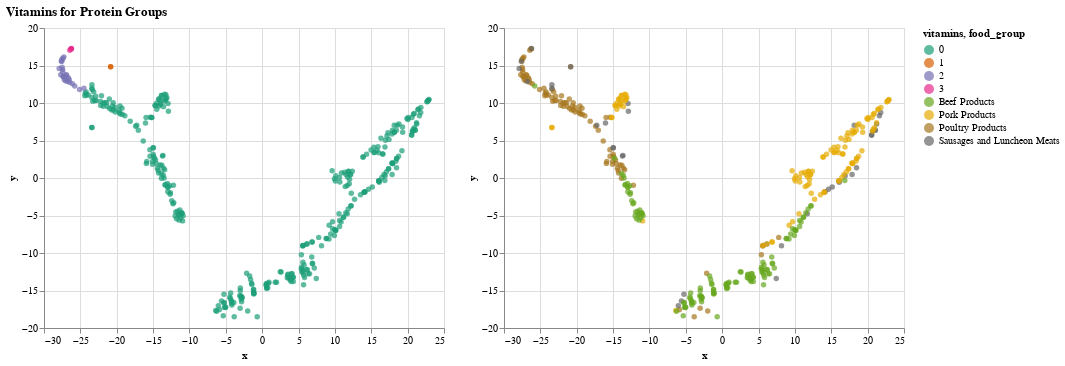

Here is the notebook cell this chart was saved with:
### Code cell
kmeans = KMeans(n_clusters=4)
kmeans.fit(dfvitamins)
labels_vitamins = kmeans.predict(dfvitamins)

result_tsne_vitamins = TSNE(n_components=2, n_iter=600, random_state=0).fit_transform(dfvitamins)

df_vitamins = pd.DataFrame(data=result_tsne_vitamins, columns=['x', 'y'])
df_vitamins['vitamins'] = labels_vitamins

vitaminsChart_TSNE = alt.Chart(df_vitamins).mark_circle().encode(
    x='x:Q',
    y='y:Q',
    color='vitamins:N'
)

df_vitamins['food_group'] = dfProtein['FdGrp_Desc'].values

vitaminsGroup = alt.Chart(df_vitamins).mark_circle().encode(
    x='x:Q', 
    y='y:Q',
    color=alt.Color('food_group:O', scale=alt.Scale(scheme='dark2'))
)

final2 = alt.vconcat(vitaminsChart_TSNE | vitaminsGroup).properties(title = "Vitamins for Protein Groups")
final2

### Figure 1 — Vega-Lite specification as saved in the notebook (floating-point values rounded to 4 significant figures; data arrays with more than 128 entries replaced by an {"elided": "..."} marker saying what was removed)
{"config": {"view": {"continuousWidth": 400, "continuousHeight": 300}}, "vconcat": [{"hconcat": [{"mark": "circle", "encoding": {"color": {"type": "nominal", "field": "vitamins"}, "x": {"type": "quantitative", "field": "x"}, "y": {"type": "quantitative", "field": "y"}}}, {"mark": "circle", "encoding": {"color": {"type": "ordinal", "field": "food_group", "scale": {"scheme": "dark2"}}, "x": {"type": "quantitative", "field": "x"}, "y": {"type": "quantitative", "field": "y"}}}]}], "data": {"name": "data-eb9723808fb4cc0d5f9ef2195488ecdb"}, "title": "Vitamins for Protein Groups", "$schema": "https://vega.github.io/schema/vega-lite/v4.0.2.json", "datasets": {"data-eb9723808fb4cc0d5f9ef2195488ecdb": {"elided": "377 records"}}}
